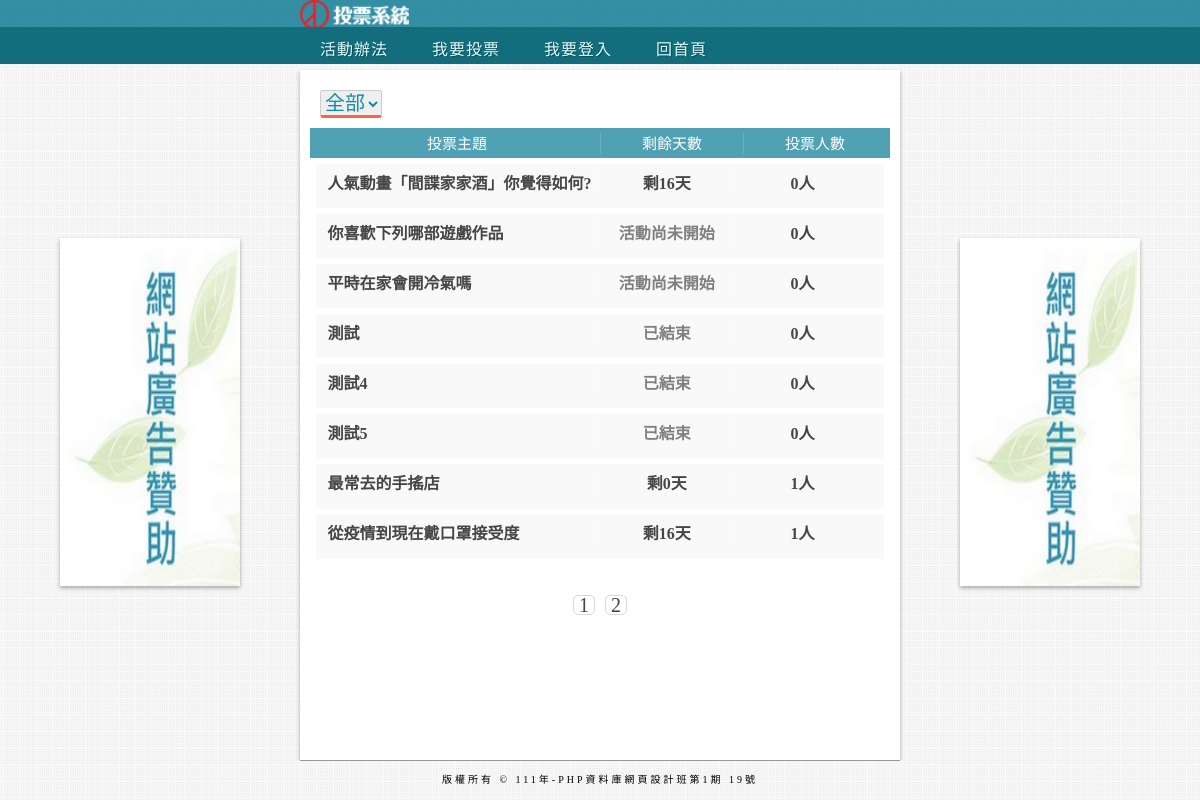
The page /?order=total&type=asc on the database its author committed.
### tables this page shows
CREATE TABLE `subjects` (
  `id` int(11) UNSIGNED NOT NULL,
  `subject` varchar(64) NOT NULL,
  `type_id` int(11) NOT NULL,
  `start` date NOT NULL,
  `end` date NOT NULL,
  `total` int(11) UNSIGNED NOT NULL DEFAULT 0
);

### api/base.php (called while the page is built, shortened)
<?php
function pdo()
{
    $dsn = "mysql:host=localhost;charset=utf8;dbname=vote";
    return new PDO($dsn, 'root', '');
}
function all($table, ...$arg)
{
    $pdo = pdo();
    $sql = "SELECT * FROM $table ";
    switch (count($arg)) {
        case 2:
            if(!empty($arg[0])){
                foreach ($arg[0] as $key => $value) {
                    $tmp[] = "`$key`='$value'";
                }
                $sql .= " WHERE " . implode(" AND ", $tmp) . $arg[1];
            }else{
                $sql.=$arg[1];
            }
            break;
    }
    return $pdo->query($sql)->fetchAll(PDO::FETCH_ASSOC);
}
function math($table, $math, $col, ...$arg)
{
    $pdo = pdo();
    $sql = "SELECT $math(`$col`) FROM $table";
    return $pdo->query($sql)->fetchColumn();
}
?>

### font/vote_list.php (the view, shortened to what this page needs)
<?php
$p = "";
$queryStr = "";
if (isset($_GET['order'])) {
    $queryStr = "&order={$_GET['order']}&type={$_GET['type']}";
}
?>
<div id="date_type">
    <select name="types" id="types" onchange="location.href=`?filter=${this.value}`">
       <option value="0">全部</option>
    </select>
</div>
<div>
    <ul>
        <li class="title">
            <div class="No1">投票主題</div>
            <?php
            if (isset($_GET['type']) && $_GET['type'] == 'asc') {
            ?>
                <div class="No2"><a href='?order=remain&type=desc<?= $p; ?>'>剩餘天數</a></div>
            <?php
            } else {
            ?>
                <div class="No2"><a href='?order=remain&type=asc<?= $p; ?>'>剩餘天數</a></div>
            <?php
            }
            ?>
            <?php
            if (isset($_GET['type']) && $_GET['type'] == 'asc') {
            ?>
                <div class="No3"><a href='?order=total&type=desc<?= $p; ?>'>投票人數</a></div>
            <?php
            } else {
            ?>
                <div class="No3"><a href='?order=total&type=asc<?= $p; ?>'>投票人數</a></div>
            <?php
            }
            ?>
        </li>
        <?php
        $orderStr = '';
        if (isset($_GET['order'])) {
            if ($_GET['order'] == 'remain') {
                $orderStr = " ORDER BY DATEDIFF(`end`,now()) {$_SESSION['order']['type']}";
            } else {
                $orderStr = " ORDER BY `{$_SESSION['order']['col']}` {$_SESSION['order']['type']}";
            }
        }
        $filter=[];
        $total = math('subjects','count','id',$filter);
        $div = 8;
        $pages = ceil($total / $div);
        $now = isset($_GET['p']) ? $_GET['p'] : 1;
        $start = ($now - 1) * $div;
        $page_rows = " limit $start,$div ";
        $subjects = all('subjects',$filter,$orderStr . $page_rows);
        foreach ($subjects as $subject) {
            echo "<a href='?do=vote_result&id={$subject['id']}'>";
            echo "<li class='font_items'>";
            echo "<div class='No1'>{$subject['subject']}</div>";
            echo "<div class='No2'>";
            $start = strtotime($subject['start']);
            $today = strtotime("now");
            $end = strtotime($subject['end']);
            if (($start - $today) >= 0) {
                echo "<span style='color:grey;'>活動尚未開始</span>";
            } else {
                if (($end - $today) > 0) {
                    $remain = floor(($end - $today) / (60 * 60 * 24));
                    echo "剩" . $remain . "天";
                } else {
                    echo "<span style='color:grey;'>已結束</span>";
                }
            }
            echo "</div>";
            echo "<div class='No3'>";
            echo  $subject['total'] . "人";
            echo "</div>";
            echo "</li>";
            echo "</a>";
        }
        ?>
    </ul>
</div>
<div class="footer_page">
    <?php
    if($pages>1){
        for ($i = 1; $i <= $pages; $i++) {
            echo "<a href='?p={$i}{$queryStr}'>&nbsp;";
            echo $i;
            echo "&nbsp;</a>";
        }
    }
    ?>
</div>

### css/basic.css (style rules this page uses)
* { margin: 0; padding: 0; box-sizing: border-box; overflow: hidden; }
body { height: 100vh; background-image: url(../img/001.jpg); background-repeat: repeat; display: flex; flex-direction:column; justify-content: center; align-items: center; overflow: hidden; }

### rows shown on the page
subjects: subject "人氣動畫「間諜家家酒」你覺得如何?", total "0"
subjects: subject "你喜歡下列哪部遊戲作品", start "活動尚未開始", total "0"
subjects: subject "平時在家會開冷氣嗎", start "活動尚未開始", total "0"
subjects: subject "測試", start "已結束", total "0"
subjects: subject "測試4", start "已結束", total "0"
subjects: subject "測試5", start "已結束", total "0"
subjects: subject "最常去的手搖店", total "1"
subjects: subject "從疫情到現在戴口罩接受度", total "1"
